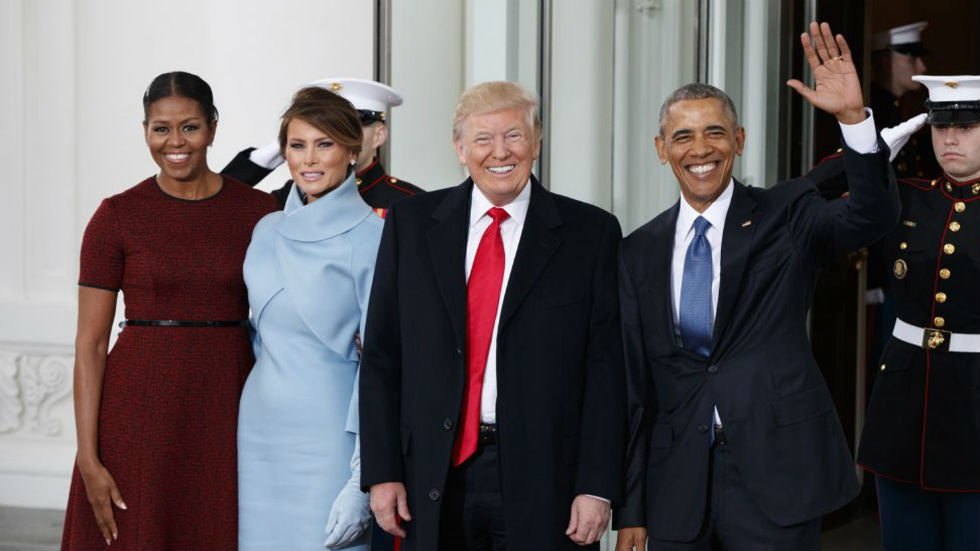
#> input picture presidents.jpg, 980 x 551 px
$ python image_translation.py --image presidents.jpg
#> lines starting #> are read from the running program, lines starting #| are printed output that depends on the picture
# -*- coding: utf-8 -*-
"""
Created on Sun Feb 24 15:01:34 2019

@author: Usuario
"""
import numpy as np
import argparse
import imutils
import cv2


ap = argparse.ArgumentParser()
ap.add_argument("-i","--image",required=True,help="Set de path of image")
args = vars(ap.parse_args())

image = cv2.imread(args["image"])
#> image is the input picture: shape (551, 980, 3); mean B, G, R 93.3, 90.8, 96.3
cv2.imshow("Original",image)

# shifted image down
shifted = imutils.translate(image,0,100)
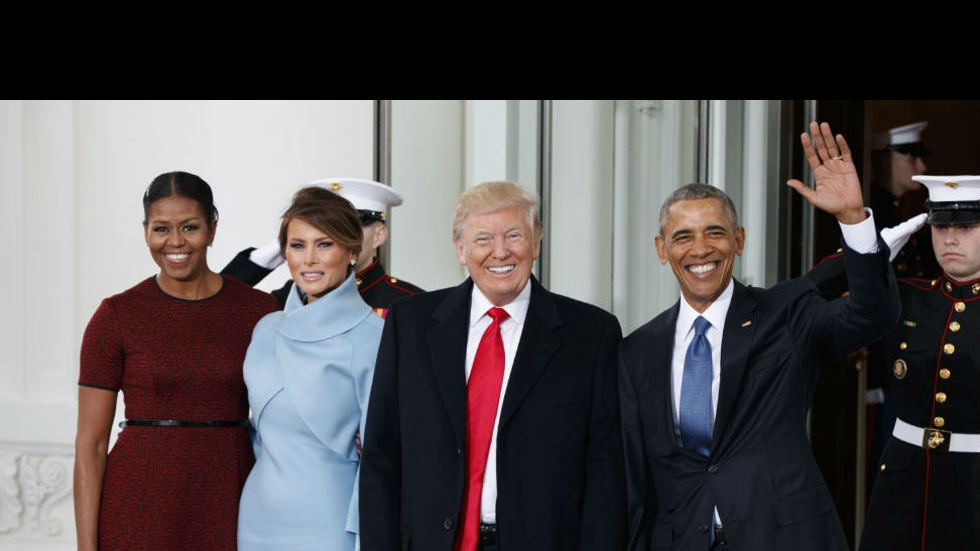
#> shifted: shape (551, 980, 3); mean B, G, R 82.4, 80.9, 85.7
cv2.imshow("Shifted down",shifted)

# shifted image up
shifted = imutils.translate(image,0,-100)
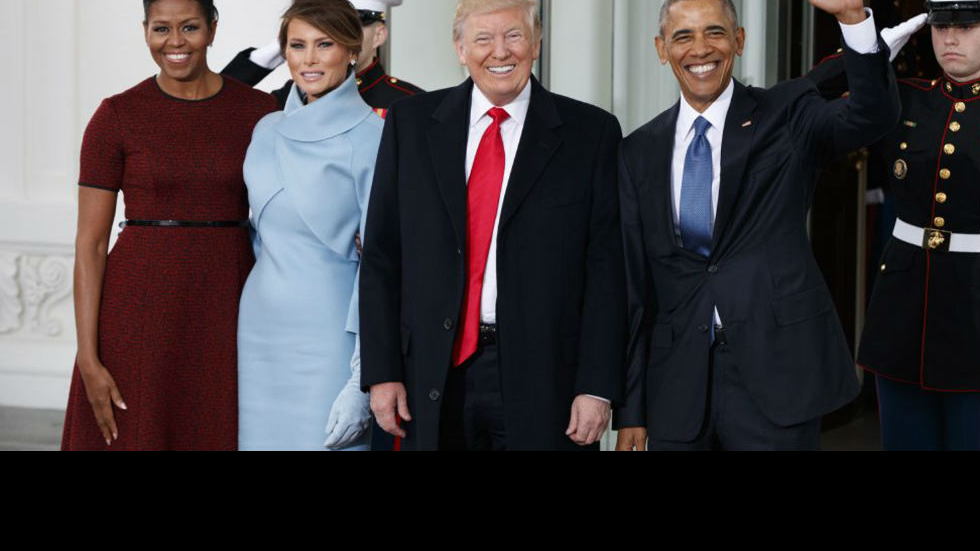
#> shifted: shape (551, 980, 3); mean B, G, R 64.9, 61.8, 67.2
cv2.imshow("Shifted up",shifted)

# shifted image left
shifted = imutils.translate(image,-100,0)
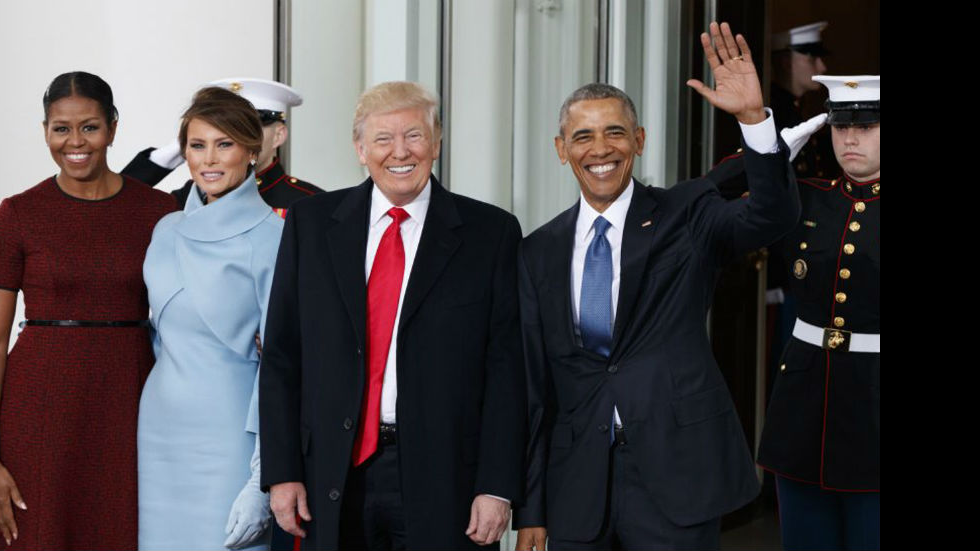
#> shifted: shape (551, 980, 3); mean B, G, R 75.2, 72.5, 77.3
cv2.imshow("Shifted left",shifted)

# shifted image right
shifted = imutils.translate(image,100,0)
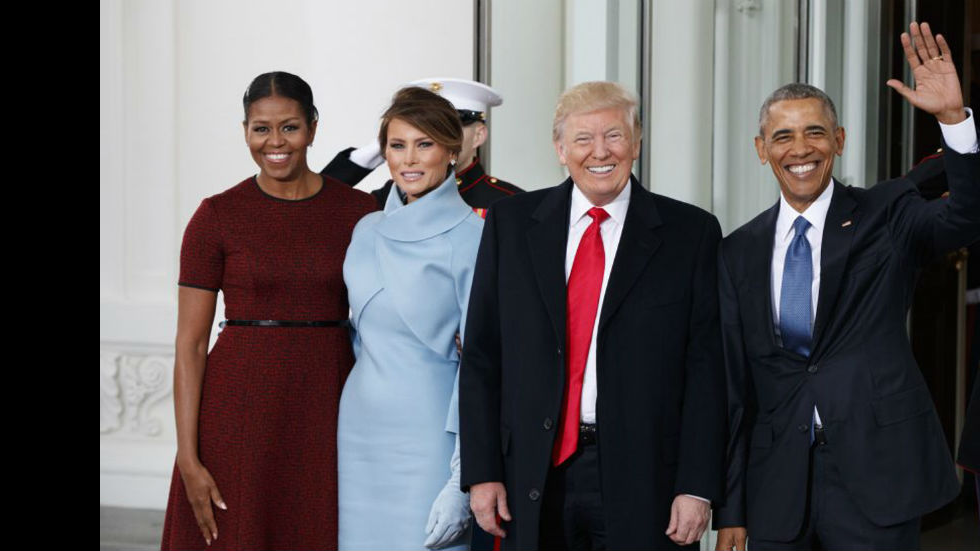
#> shifted: shape (551, 980, 3); mean B, G, R 89.9, 87.4, 92.6
cv2.imshow("Shifted right",shifted)


# shifted image right and down
shifted = imutils.translate(image,100,50)
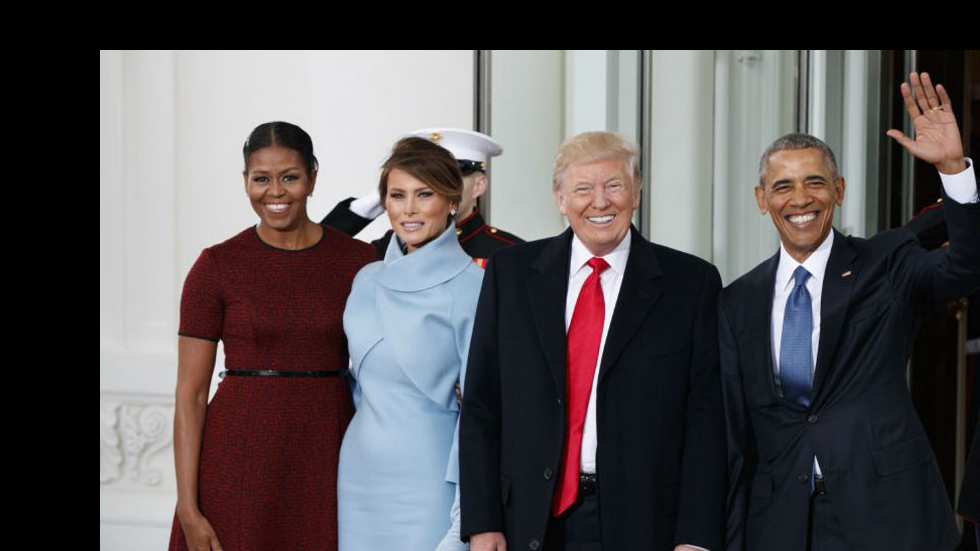
#> shifted: shape (551, 980, 3); mean B, G, R 84.8, 82.8, 87.5
cv2.imshow("Shifted right and down",shifted)


cv2.waitKey(0)

$ run again, on 4629.png
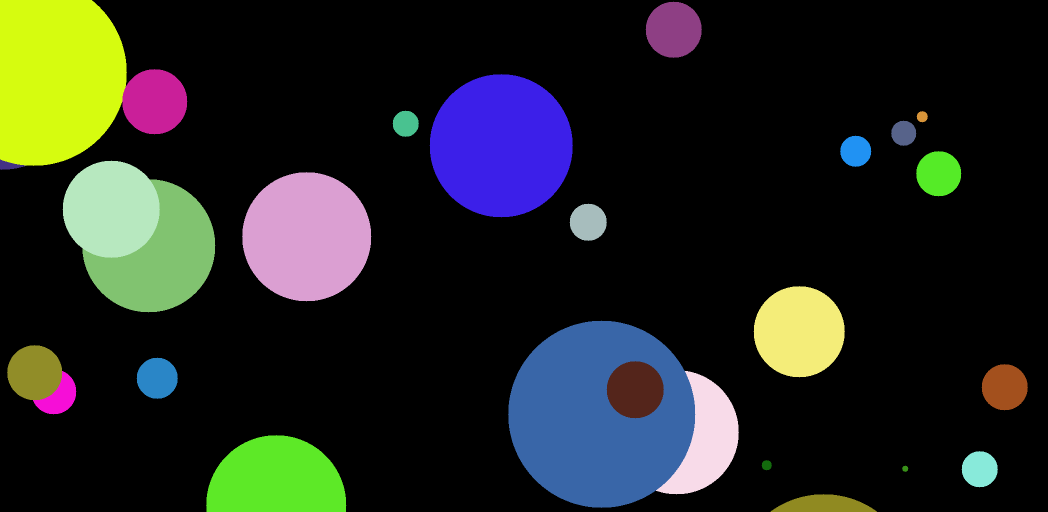
#> input picture 4629.png, 2096 x 1024 px (shown at 1/2 size)
#> image is the input picture: shape (1024, 2096, 3); mean B, G, R 33.7, 37.7, 34
#> `shifted = imutils.translate(image,100,0)`:
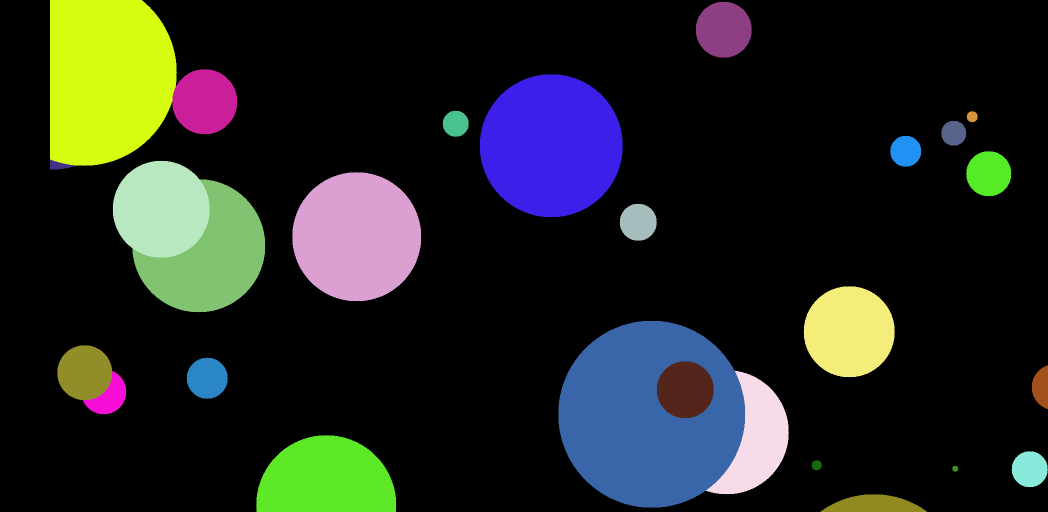
#> shifted: shape (1024, 2096, 3) (shown at 1/2 size); mean B, G, R 33.6, 37.5, 33.7
#> `shifted = imutils.translate(image,100,50)`:
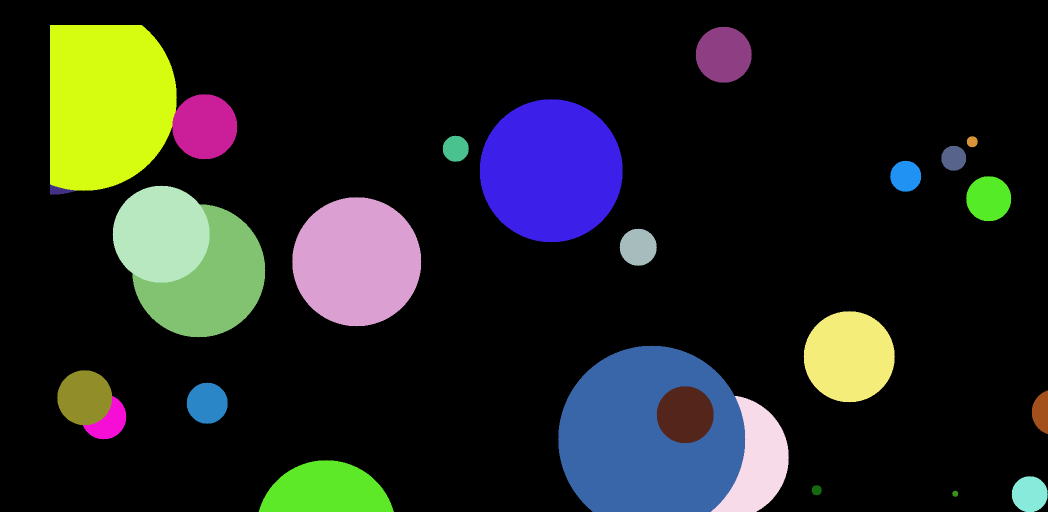
#> shifted: shape (1024, 2096, 3) (shown at 1/2 size); mean B, G, R 32.6, 35.2, 32.4
